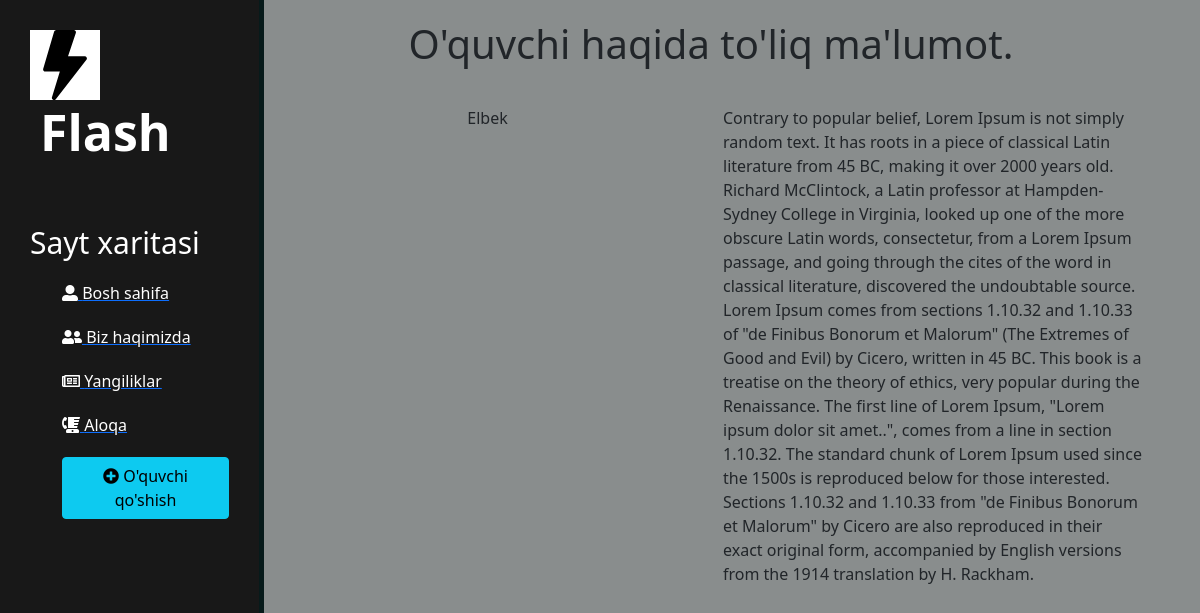
Page /leads/2/ on the committed database.
### leads/models.py (models this page shows, shortened)
class Lead(models.Model):
    familiyasi = models.CharField(max_length=20)
    ismi = models.CharField(max_length=20)
    yoshi = models.IntegerField()
    full = models.TextField()
    agent = models.ForeignKey("Agent", on_delete=models.CASCADE)

### leads/views.py (the view)
def leads_abc(request, pk):
    lead = get_object_or_404(models.Lead, id=pk)
    context = {
        "lead": lead
    }
    return render(request, 'details.html', context)

### template/details.html (shortened to what this page needs)
{% extends "layout.html" %}
{% block content %}
    <div class="container">
      <h1 class="text-center" style="padding-top: 20px;">O'quvchi haqida to'liq ma'lumot.</h1>
      <div class="row" style="padding-top: 30px;">
        <div class="col text-center">
          {{lead.ismi}}
        </div>
        <div class="col">
          {{lead.full}}
        </div>
      </div>
    </div>
{% endblock %}

### static/css/style.css (style rules this page uses)
body { background: rgb(137, 141, 141); }

### rows in the picture
Lead: ismi "Elbek", full "Contrary to popular belief, Lorem Ipsum is not simply random text. It has roots in a piece of classical Latin literature from 45 BC, making it over 2000 years old. Richard McClintock, a Latin professor at Hampden-Sydney College in Virginia, looked up one of the more obscure Latin words, consectetur, from a Lorem Ipsum passage, and going through the cites of the word in classical literature, discovered the undoubtable source. Lorem Ipsum comes from sections 1.10.32 and 1.10.33 of \"de Finibus Bonorum et Malorum\" (The Extremes of Good and Evil) by Cicero, written in 45 BC. This book is a treatise on the theory of ethics, very popular during the Renaissance. The first line of Lorem Ipsum,…"
